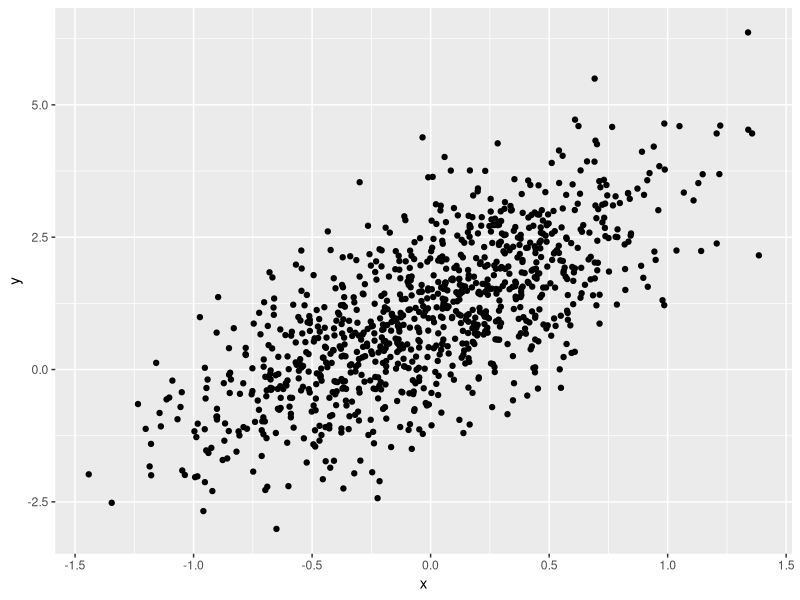

Recreate this plot in R.
## ---- chunk 1
samp = rnorm(100)
length(samp)
## ---- chunk 2
library(tidyverse)
plot_df=tibble(
              x=rnorm(1000,sd=.5),
              y=1+2*x+rnorm(1000)
)
ggplot(plot_df,aes(x=x,y=y))+geom_point()
## ---- chunk 3
la_df=tibble(
            norm=rnorm(n=500,mean=1),
            logical=norm>0,
            abs_norm=abs(norm)
)

